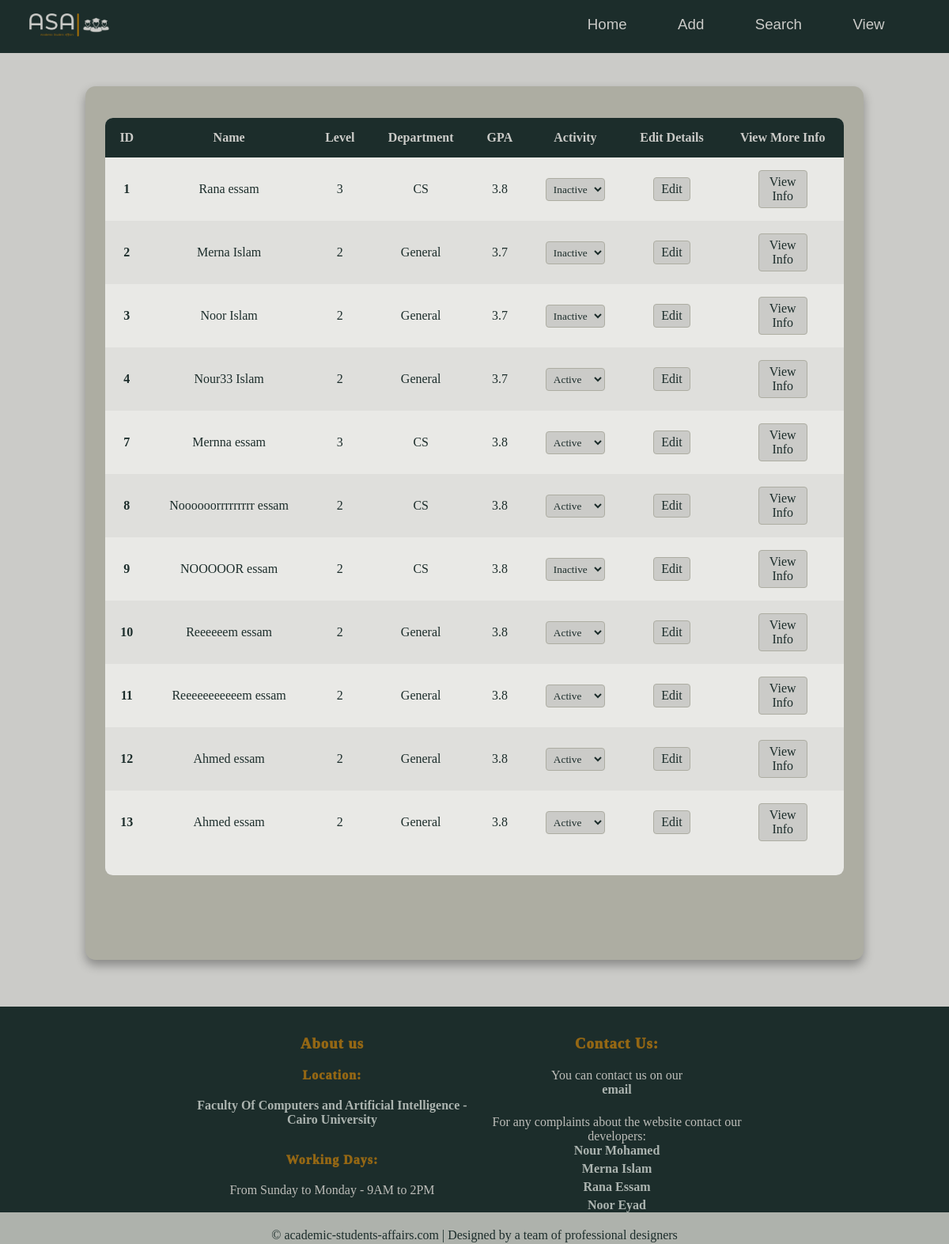
The app's page /allstudents/, older data.
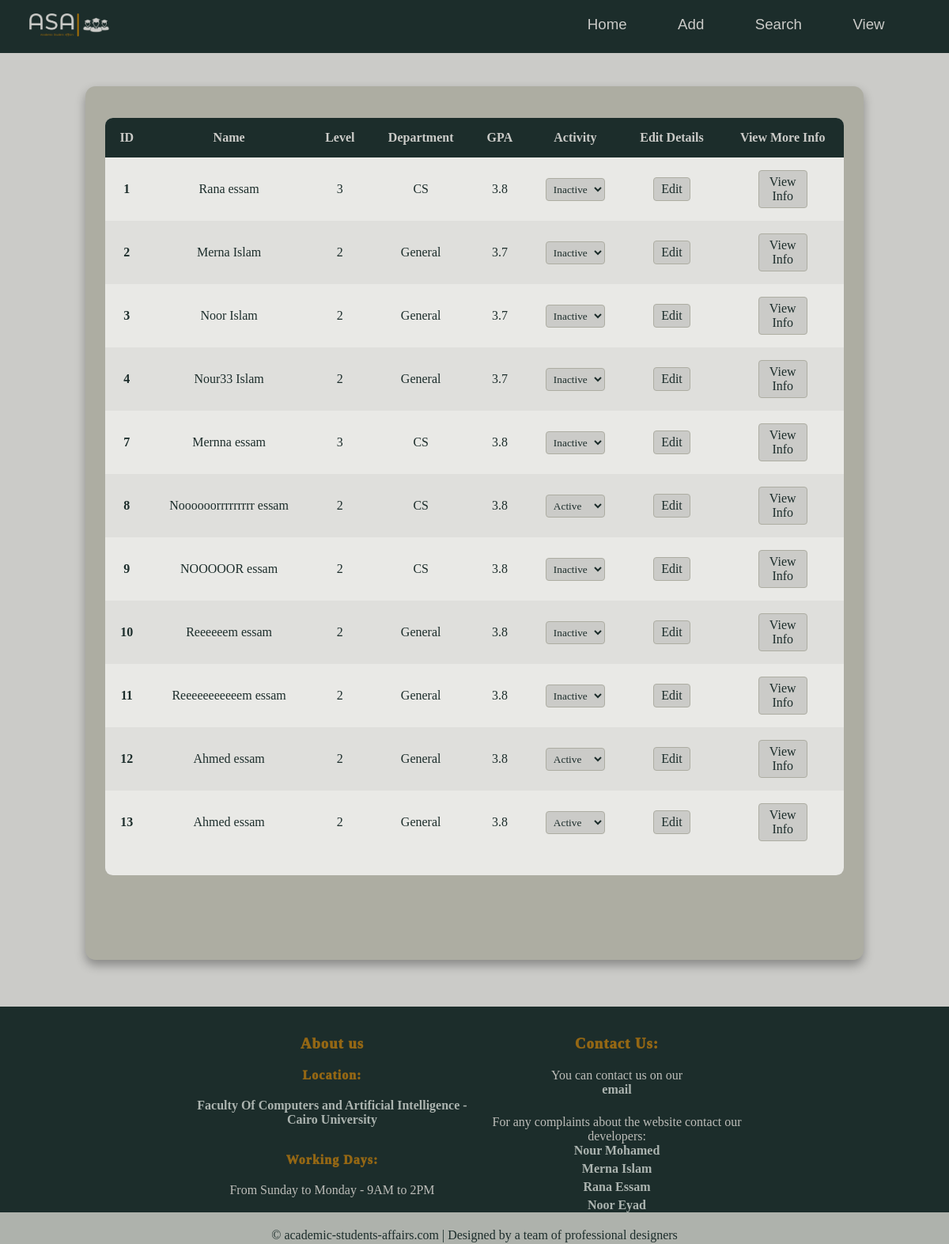
The same page, newer data.
### students/models.py (models this page shows)
class Member(models.Model):
    firstname = models.CharField(max_length=255)
    lastname = models.CharField(max_length=255)
    email = models.CharField(max_length = 50)
    phone = models.CharField(max_length=15)
    gpa = models.FloatField()
    level = models.IntegerField()
    birthdate = models.DateField()
    gender = models.CharField(max_length=6)
    dep = models.CharField(max_length= 10,  default='General')
    state = models.BooleanField(default= False)

### students/views.py (the view, shortened to what this page needs)
# urls.py: path('allstudents/', views.allstudents, name='allstudents'),
def allstudents(request):
  mymember = Member.objects.all()
  template = loader.get_template('view_student_screen.html')
  context = {
    'students': mymember,
  }
  return HttpResponse(template.render(context, request))

### students/templates/view_student_screen.html (shortened to what this page needs)
{% load static %}
<!DOCTYPE html>
<html lang="en">
<head>
    <link rel="stylesheet" href="{% static 'view_student_screen.css' %}">
 {%load static%} <link rel="icon" href= "{% static "Images/logo-color-tab.png" %}">
</head>
<header>
    <nav id="navBar" class = "header">
        <a  href = "../home/" > {% load static%}<img src="{% static "Images/logo-color2.png" %}" alt="Website logo" style="text-align: start"></a>
        <a  href = "../allstudents/" class="link">View</a>
        <a href = "../search/"class="link">Search</a>
        <a href = "../add/"class="link">Add</a>
        <a href = "../home/"class="link">Home</a>
          </nav>
</header>
<body>
    <main class="table">
        <section class="table_body">
            <table>
                <thead>
                    <tr>
                        <th>ID</th>
                        <th>Name</th>
                        <th>Level</th>
                        <th>Department</th>
                        <th>GPA</th>
                        <th>Activity</th>
                        <th>Edit Details</th>
                        <th>View More Info</th>
                    </tr>
                </thead>
                <tbody id="table">
                    {% for std in students %}
                     <tr>
                      <td><strong>{{std.id}}</strong></td>
                      <td>{{std.firstname}} {{std.lastname}}</td>
                      <td>{{std.level}}</td>
                      <td>{{std.dep}}</td>
                      <td>{{std.gpa}}</td>
                      <td>
                       <form method = "POST" id ={{std.id}} onsubmit = "login()" >
                     <select class="dropdown" name="state"  onchange = "this.form.submit()" >
                              <option value ="1"{%if std.state%}selected {%endif%} >Active</option>
                              <option value = "2"{%if not std.state%}selected {%endif%} >Inactive</option>
                          </select>
                        </form>
                      </td>
                      <td><a class="button"  href="../editStudent/{{std.id}}"><button type="button">Edit</button></a></td>
                      <td><a class="button" href="../studentInfo/{{std.id}}"><button type="button">View Info</button></a></td>
                  </tr>
                  {% endfor %}
                </tbody>
            </table>
        </section>
    </main>
</body>
<footer class="footer">
    <div class="footer-content">
        <div class="footer-section-about">
            <h3>About us</h3>
            <h4>Location:</h4>
            <p><a class="footerLink"
                    href="https://www.google.com/maps/place/Faculty+of+Computers+and+Artificial+Intelligence+-+Cairo+University/@30.0313294,31.2085304,810m/data=!3m2!1e3!4b1!4m6!3m5!1s0x145846d0b807627d:0xb2a6ce4702edc3da!8m2!3d30.0313294!4d31.2107191!16s%2Fg%2F1yw0_wjgc">
                    Faculty Of Computers and Artificial Intelligence - Cairo University</a></p><br>
            <h4>Working Days:</h4>
            <p>From Sunday to Monday - 9AM to 2PM</p>
        </div>
        <div class="footer-section-contact">
            <h3>Contact Us:</h3>
            You can contact us on our<a class="footerLink" href="mailto:nooreyadd39@gmail.com">email</a><br>
            For any complaints about the website contact our developers:
            <a class="footerLink" href="mailto:nourmuhammad835@gmail.com">Nour Mohamed</a>
            <a class="footerLink" href="mailto:mernaislam39@gmail.com">Merna Islam</a>
            <a class="footerLink" href="mailto:ranaessam03@gmail.com">Rana Essam</a>
            <a class="footerLink" href="mailto:nooreyadd39@gmail.com">Noor Eyad</a>
        </div>
    </div>
    <div class="footer-bottom">
        &copy; academic-students-affairs.com | Designed by a team of professional designers
    </div>
</footer>
</html>

Row changes from the older to the newer data that the page shows:
changed Member "Nour33": state "Active" → "Inactive"
changed Member "Mernna": state "Active" → "Inactive"
changed Member "Reeeeeem": state "Active" → "Inactive"
changed Member "Reeeeeeeeeeem": state "Active" → "Inactive"
